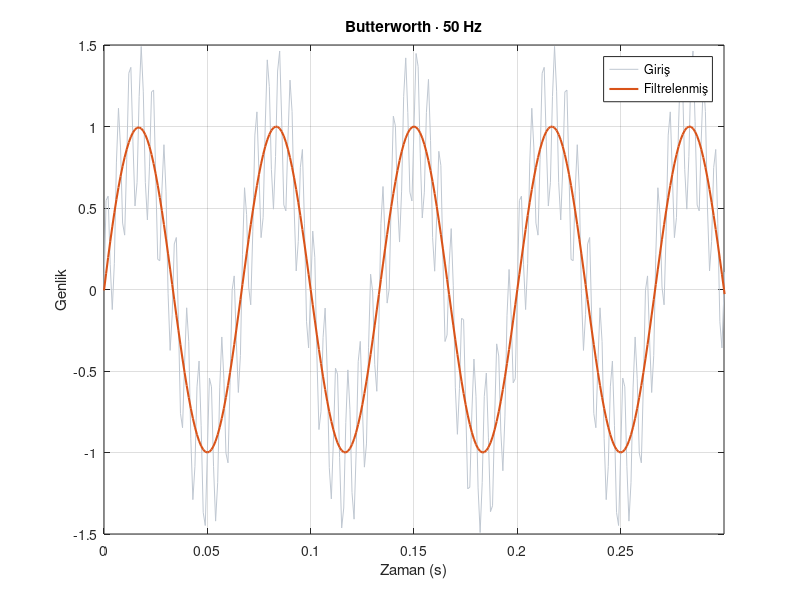

The MATLAB source for this figure:
%% Sinyal işleme — signal paketi gerekir
clear; close all;
try
  pkg load signal;
catch
  error('signal paketi bulunamadı. Projedeki paket kurulum rehberini izleyin.');
end
Fs=1000; t=0:1/Fs:1;
x=sin(2*pi*15*t)+0.5*sin(2*pi*180*t);
[b,a]=butter(5,50/(Fs/2));
y=filtfilt(b,a,x);
figure('Name','Alçak geçiren filtre');
plot(t,x,'Color',[.75 .78 .82]); hold on; plot(t,y,'LineWidth',1.5);
xlim([0 .3]); legend('Giriş','Filtrelenmiş'); grid on;
xlabel('Zaman (s)'); ylabel('Genlik'); title('Butterworth · 50 Hz');
